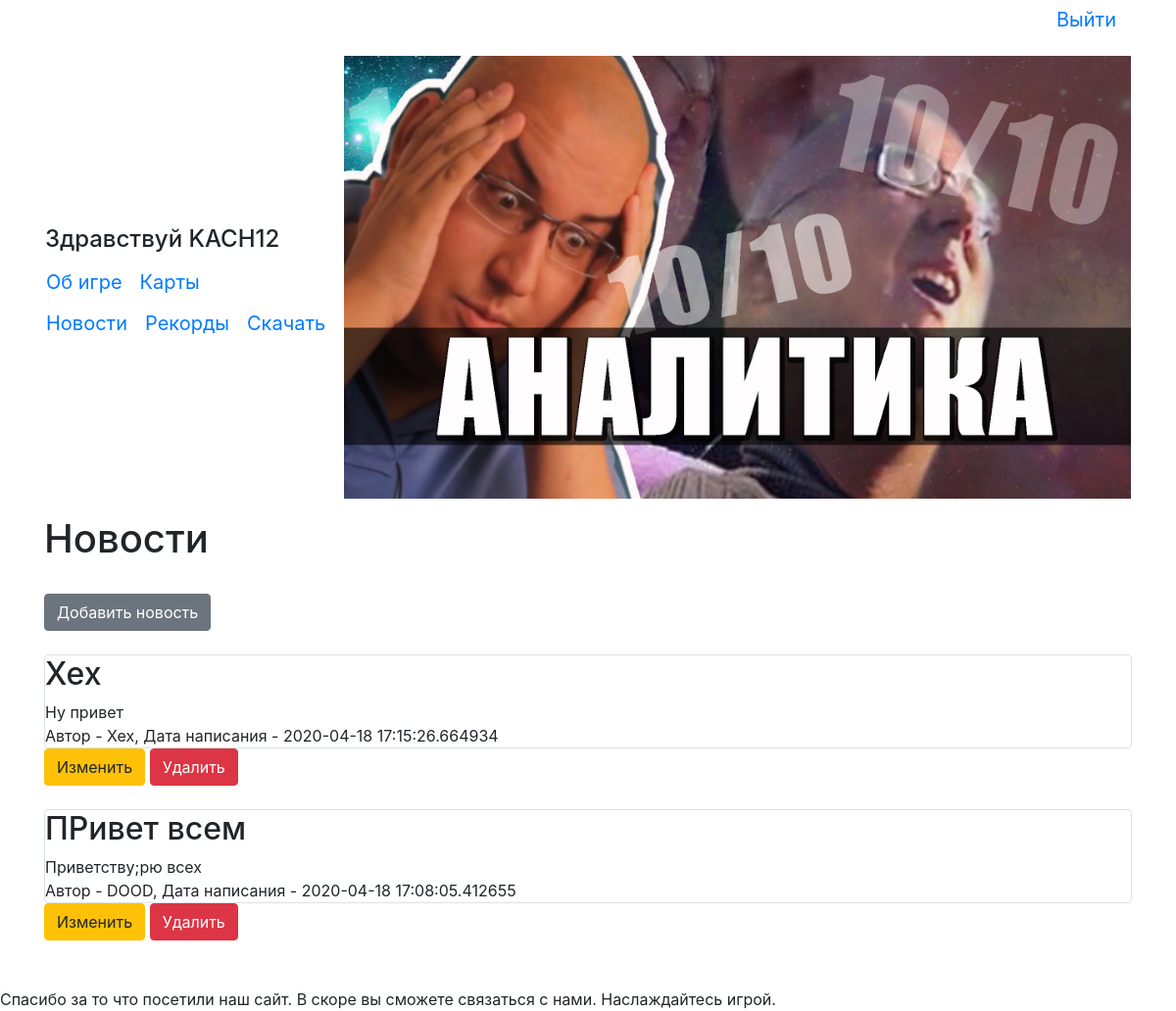
The page / (signed in) on the database its author committed.
### data/users.py (models this page shows, shortened)
class User(SqlAlchemyBase, UserMixin, SerializerMixin):
    __tablename__ = 'users'
    id = sqlalchemy.Column(sqlalchemy.Integer,
                           primary_key=True, autoincrement=True)
    name = sqlalchemy.Column(sqlalchemy.String(15), unique=True)
    email = sqlalchemy.Column(sqlalchemy.String, unique=True)
    hashed_password = sqlalchemy.Column(sqlalchemy.String)
    create_date = sqlalchemy.Column(sqlalchemy.DateTime, default=datetime.datetime.now)
    records = orm.relation("Records", back_populates='user')
    news = orm.relation("News", back_populates='user')

### data/news.py (models this page shows)
class News(SqlAlchemyBase, SerializerMixin):
    __tablename__ = 'news'
    id = sqlalchemy.Column(sqlalchemy.Integer,
                           primary_key=True, autoincrement=True)
    title = sqlalchemy.Column(sqlalchemy.String, nullable=True, default='Сообщение')
    content = sqlalchemy.Column(sqlalchemy.String, nullable=True)
    created_date = sqlalchemy.Column(sqlalchemy.DateTime,
                                     default=datetime.datetime.now)
    user_id = sqlalchemy.Column(sqlalchemy.Integer,
                                sqlalchemy.ForeignKey("users.id"))
    user = orm.relation('User')

### main.py (the view)
@app.route("/")
def index():
    session = db_session.create_session()
    news = session.query(News)[::-1]
    return render_template('index.html', news=news)

### data/db_session.py (called while the page is built)
def create_session() -> Session:
    global __factory
    return __factory()

### main.py (called while the page is built)
@login_manager.user_loader
def load_user(user_id):
    session = db_session.create_session()
    return session.query(User).get(user_id)

### templates/index.html
{% extends "base.html" %}
{% block content %}
<h1>Новости</h1>
<br>
{% if current_user.is_authenticated %}
<a href="news" class="btn btn-secondary">Добавить новость</a><br><br>
{% endif %}
{% for item in news%}
<div class="col-md6 border rounded">
    <h2>{{item.title}}</h2>
    <div>
        {{item.content}}
    </div>
    <div>
        Автор - {{item.user.name}}, Дата написания - {{item.created_date}}
    </div>
</div>
{% if current_user.is_authenticated and (current_user == item.user or current_user.id == 1) %}
<div>
    <a href="/news/{{ item.id }}" class="btn btn-warning">Изменить</a>
    <a href="/news_delete/{{ item.id }}" class="btn btn-danger">Удалить</a>
</div>
{% endif %}
<br>
{% endfor %}
{% endblock %}

### templates/base.html (shortened to what this page needs)
<!doctype html>
<html lang="ru" xmlns="http://www.w3.org/1999/html" xmlns="http://www.w3.org/1999/html">
<head>
    <link rel="stylesheet"
          href="https://stackpath.bootstrapcdn.com/bootstrap/4.4.1/css/bootstrap.min.css"
>
</head>
<body>
<main role="main" class="container">
    <table border=0 width=100%>
        {% if current_user.is_authenticated %}
        <p align="right"><a class="navbar-brand" href="/logout">Выйти</a></p>
        {% endif %}
        <td>
            {% if current_user.is_authenticated %}
            <h4>Здравствуй {{ current_user.name }}</h4>
            {% endif %}
            <div>
                <table border="0">
                    <tr>
                        <td><a class="navbar-brand" href="/information">Об игре</a></td>
                        <td><a class="navbar-brand" href="/maps">Карты</a></td>
                    </tr>
                </table>
            </div>
            {% if current_user.is_authenticated %}
            <div>
                <table border="0">
                    <tr>
                        <td><a class="navbar-brand" href="/">Новости</a></td>
                        <td><a class="navbar-brand" href="/records">Рекорды</a></td>
                        <td><a class="navbar-brand" href="/download">Скачать</a></td>
                    </tr>
                </table>
            </div>
            {% else %}
            <p>
                <a class="btn btn-primary " href="/register">Зарегистрироваться</a>
                <a class="btn btn-success" href="/login">Войти</a>
            </p>
            {% endif %}
        </td>
        <td>
            <p><img src="static/img/fn.jpg" width=100%  alt='Игра для настоящий ценителей!(Если вы не цунитель, то всеровно играйте)'></p>
        </td>
    </table>
    {% block content %}{% endblock %}
</main>
</body>
<footer>
    <br>
    Спасибо за то что посетили наш сайт. В скоре вы сможете связаться с нами. Наслаждайтесь игрой.
</footer>
</html>

### rows shown on the page
User: name "KACH12"
News: title "Хех", content "Ну привет", user.name "Хех", created_date "2020-04-18 17:15:26.664934"
News: title "ПРивет всем", content "Приветству;pю всех", user.name "DOOD", created_date "2020-04-18 17:08:05.412655"
